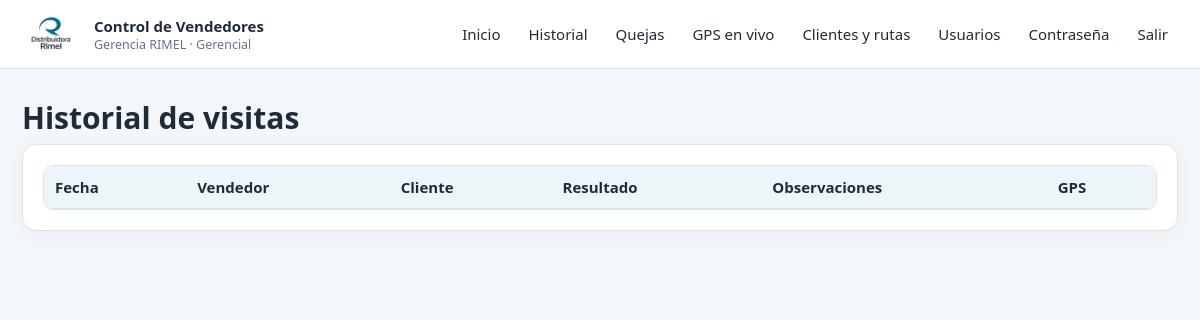
The app's page /history (signed in), older data.
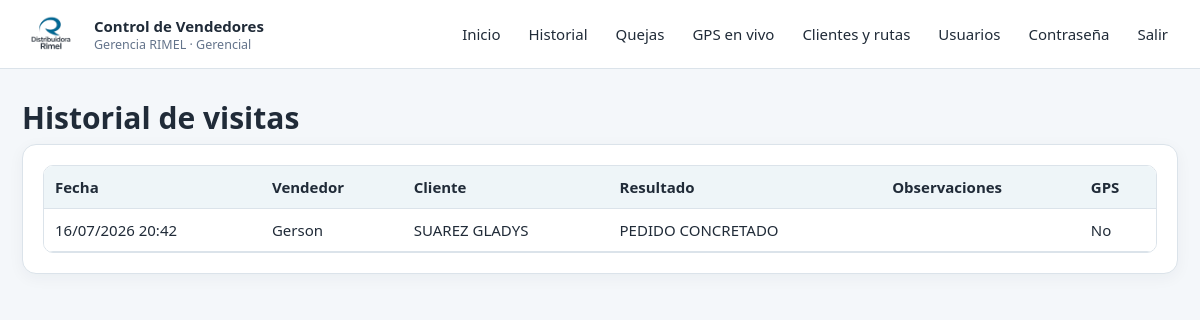
The same page, newer data.
### app.py (models this page shows)
class User(db.Model):
    id = db.Column(db.Integer, primary_key=True)
    username = db.Column(db.String(80), unique=True, nullable=False)
    password_hash = db.Column(db.String(255), nullable=False)
    full_name = db.Column(db.String(120), nullable=False)
    role = db.Column(db.String(20), nullable=False, default='seller')
    seller_name = db.Column(db.String(120), nullable=True)
    active = db.Column(db.Boolean, default=True)
    must_change_password = db.Column(db.Boolean, default=True)

class Visit(db.Model):
    id = db.Column(db.Integer, primary_key=True)
    client_id = db.Column(db.Integer, db.ForeignKey('client.id'), nullable=False)
    seller = db.Column(db.String(120), nullable=False, index=True)
    user_id = db.Column(db.Integer, db.ForeignKey('user.id'), nullable=False)
    result = db.Column(db.String(80), nullable=False)
    notes = db.Column(db.Text, nullable=True)
    latitude = db.Column(db.Float, nullable=True)
    longitude = db.Column(db.Float, nullable=True)
    created_at = db.Column(db.DateTime, default=datetime.utcnow, nullable=False, index=True)
    client = db.relationship('Client')
    user = db.relationship('User')

class Client(db.Model):
    id = db.Column(db.Integer, primary_key=True)
    code = db.Column(db.String(30), nullable=False, index=True)
    name = db.Column(db.String(200), nullable=False)
    address = db.Column(db.String(300), nullable=False)
    seller = db.Column(db.String(120), nullable=False, index=True)
    day = db.Column(db.String(20), nullable=False, index=True)
    original_order = db.Column(db.Integer, default=0)
    optimized_order = db.Column(db.Integer, nullable=True)
    latitude = db.Column(db.Float, nullable=True)
    longitude = db.Column(db.Float, nullable=True)
    active = db.Column(db.Boolean, default=True)

### app.py (the view)
@app.get('/history')
@login_required
def history():
    u=current_user(); q=Visit.query.order_by(Visit.created_at.desc())
    if u.role=='seller': q=q.filter_by(seller=u.seller_name)
    visits=q.limit(500).all(); return render_template('history.html', visits=visits)

### app.py (called while the page is built)
def current_user():
    uid = session.get('user_id')
    return db.session.get(User, uid) if uid else None

@app.context_processor
def inject_globals():
    return {'current_user': current_user(), 'allowed_results': ALLOWED_RESULTS}

def login_required(fn):
    @wraps(fn)
    def wrapper(*args, **kwargs):
        if not current_user(): return redirect(url_for('login'))
        return fn(*args, **kwargs)
    return wrapper

@app.before_request
def ensure_db():
    if not getattr(app, '_initialized', False):
        db.create_all(); ensure_schema_updates(); seed_data(); app._initialized=True

### templates/history.html
{% extends 'base.html' %}{% block content %}<h1>Historial de visitas</h1><section class="panel"><div class="table-wrap"><table><thead><tr><th>Fecha</th><th>Vendedor</th><th>Cliente</th><th>Resultado</th><th>Observaciones</th><th>GPS</th></tr></thead><tbody>{% for v in visits %}<tr><td>{{v.created_at.strftime('%d/%m/%Y %H:%M')}}</td><td>{{v.seller}}</td><td>{{v.client.name}}</td><td>{{v.result}}</td><td>{{v.notes or ''}}</td><td>{{'Sí' if v.latitude else 'No'}}</td></tr>{% endfor %}</tbody></table></div></section>{% endblock %}

### templates/base.html (shortened to what this page needs)
<!doctype html><html lang="es"><head><link rel="stylesheet" href="/static/styles.css"></head><body>
<header><img src="/static/logo.png" alt="RIMEL"><div><strong>Control de Vendedores</strong><small>{% if current_user %}{{ current_user.full_name }} · {{ 'Gerencial' if current_user.role=='manager' else 'Vendedor' }}{% endif %}</small></div>{% if current_user %}<nav><a href="/">Inicio</a><a href="/history">Historial</a><a href="/complaints">Quejas</a>{% if current_user.role=='manager' %}<a href="/tracking">GPS en vivo</a><a href="/clients">Clientes y rutas</a><a href="/users">Usuarios</a>{% endif %}<a href="/change-password">Contraseña</a><a href="/logout">Salir</a></nav>{% endif %}</header>
<main>{% with messages=get_flashed_messages(with_categories=true) %}{% for cat,msg in messages %}<div class="flash {{cat}}">{{msg}}</div>{% endfor %}{% endwith %}{% block content %}{% endblock %}</main>
<script>if('serviceWorker' in navigator){navigator.serviceWorker.register('/service-worker.js');}</script>{% block scripts %}{% endblock %}</body></html>

### static/styles.css (style rules this page uses)
:root { --blue:#0876a8;--dark:#202b38;--bg:#f4f7fa;--line:#dbe3ea }
* { box-sizing:border-box }
body { margin:0;background:var(--bg);font:15px system-ui,-apple-system,Segoe UI,sans-serif;color:var(--dark) }
header { position:sticky;top:0;z-index:10;display:flex;align-items:center;gap:14px;padding:10px 22px;background:#fff;border-bottom:1px solid var(--line) }
header img { width:58px;height:48px;object-fit:contain }
header div { display:flex;flex-direction:column }
header small { color:#64748b }
nav { margin-left:auto;display:flex;gap:8px;flex-wrap:wrap }
nav a { padding:8px 10px;text-decoration:none;color:var(--dark);border-radius:8px }
main { max-width:1450px;margin:auto;padding:22px }
h1 { margin:.2em 0 }
.login-card,.panel { background:#fff;border:1px solid var(--line);border-radius:14px;padding:20px;box-shadow:0 4px 16px #1e293b0c }
.table-wrap { max-height:60vh;overflow:auto;border:1px solid var(--line);border-radius:10px }
table { border-collapse:collapse;width:100%;background:#fff }
th,td { text-align:left;padding:11px;border-bottom:1px solid var(--line);vertical-align:top }
thead th { position:sticky;top:0;background:#eef5f8;z-index:2 }

Row changes from the older to the newer data that the page shows:
added Visit: created_at "16/07/2026 20:42", seller "Gerson", client.name "SUAREZ GLADYS", result "PEDIDO CONCRETADO", latitude "No"
